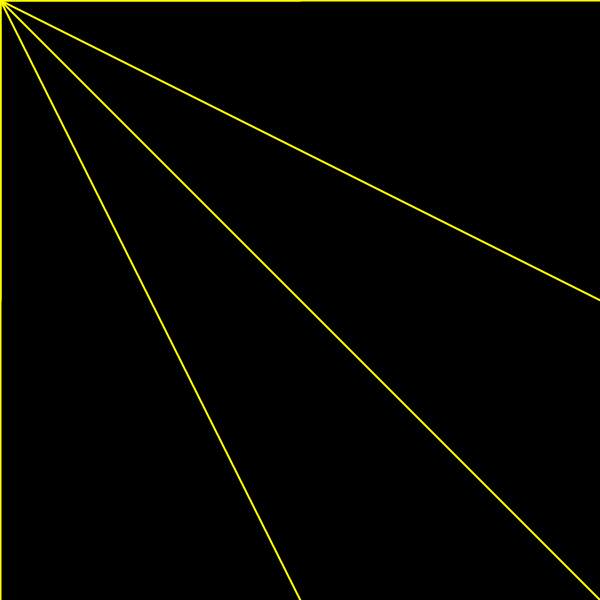
Frame 1 (no input)
Frame 60 (the mouse pressed at the canvas centre just before this capture): identical to frame 1, image omitted
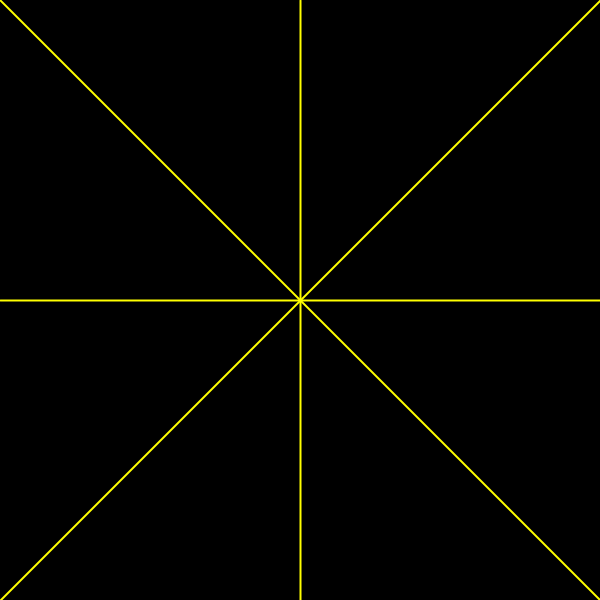
Frame 120 (the mouse held since frame 60 and released just before this capture)

The Processing sketch that drew these frames (run headless with seeded random() and noise(); from frame 60 on, the mouse is pressed at the canvas centre):

// Processing sketch: random
// ── random.pde
void setup (){
  size(600,600);
  stroke(255,255,0);
  strokeWeight(2);
}
void draw (){
  background(0);
  line(0, height/2, mouseX, mouseY);
  line(0, height/1, mouseX, mouseY);
  line(width/2, 0, mouseX, mouseY);
  line(width/1, 0, mouseX, mouseY);
  line(width, height, mouseX, mouseY);
  line(0,0, mouseX, mouseY);
  line(width, height/2, mouseX, mouseY);
  line(width/2, height, mouseX, mouseY);
}
